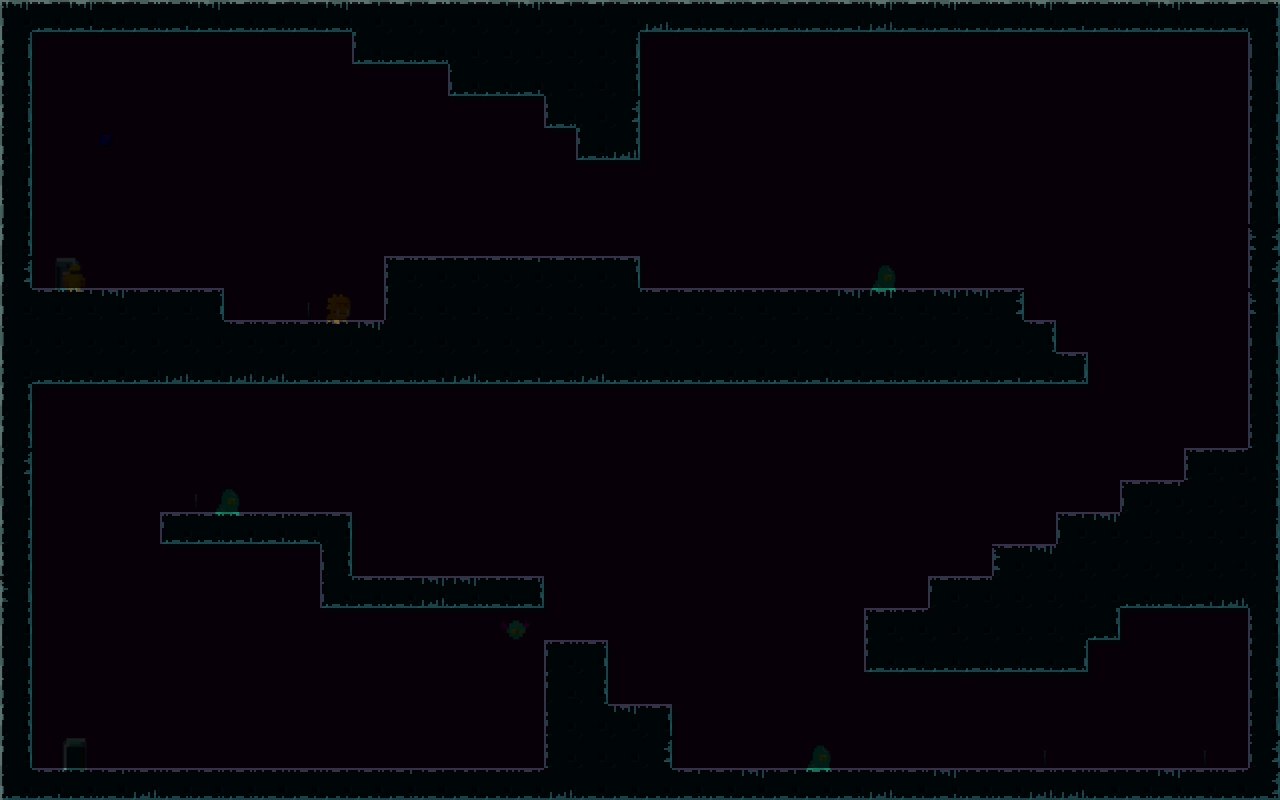

The image is a tile-based game level rendered from a .tmx file. Its description and source (layers, tilesets, objects; grid data summarised) follow:
An orthogonal 40x25 tile map with 32x32 px tiles, 4 tile layers (layer_moss_right, layer_moss_up, layer_moss_left, layer_moss_bottom), 1 hidden layer not drawn, 2 tilesets, 1 image layer.

<map version="1.10" tiledversion="1.10.1" orientation="orthogonal" renderorder="left-up" width="40" height="25" tilewidth="32" tileheight="32" infinite="0" nextlayerid="7" nextobjectid="1">
 <tileset firstgid="1" name="walls_tileset" tilewidth="32" tileheight="32" tilecount="12" columns="4">
  <image source="../tilesets/tileset_walls.png" trans="ff00ff" width="128" height="96" />
 </tileset>
 <tileset firstgid="13" name="moss_tileset" tilewidth="32" tileheight="32" tilecount="32" columns="8">
  <image source="../tilesets/tileset_moss.png" trans="ff00ff" width="256" height="128" />
 </tileset>
 <layer id="1" name="layer_walls" width="40" height="25" visible="0">
  <data>[1000 cells, 316 non-empty, 11 distinct tile ids]</data>
 </layer>
 <layer id="3" name="layer_moss_right" width="40" height="25">
  <data>[1000 cells, 63 non-empty, 8 distinct tile ids]</data>
 </layer>
 <layer id="4" name="layer_moss_up" width="40" height="25">
  <data>[1000 cells, 135 non-empty, 8 distinct tile ids]</data>
 </layer>
 <layer id="5" name="layer_moss_left" width="40" height="25">
  <data>[1000 cells, 63 non-empty, 8 distinct tile ids]</data>
 </layer>
 <layer id="6" name="layer_moss_bottom" width="40" height="25">
  <data>[1000 cells, 135 non-empty, 8 distinct tile ids]</data>
 </layer>
 <imagelayer id="2" name="level1" opacity="0.5">
  <image source="references/level_1.jpg" width="1286" height="808" />
 </imagelayer>
</map>
